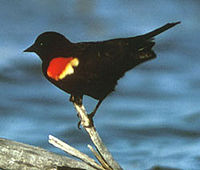
#> input picture bird.jpeg, 200 x 170 px
$ python image2ascii.py
#> lines starting #> are read from the running program, lines starting #| are printed output that depends on the picture
import cv2

print("Type your file name (example: file.jpeg)")
input_path = input()
#> the answer given: bird.jpeg
while ".jpeg" not in input_path:
    print("Input file format must be .jpeg")
    print("ENTER NEW INPUT FILE NAME")
    input_path = input()

img = cv2.imread(input_path)
#> img is the input picture: shape (170, 200, 3); mean B, G, R 133.9, 120.1, 93.2
grayImg = cv2.cvtColor(img, cv2.COLOR_BGR2GRAY)
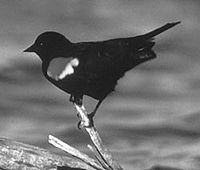
#> grayImg: shape (170, 200); min 5, max 255, mean 113.6
grayImgHeight, grayImgWidth = grayImg.shape
#> grayImgHeight = 170; grayImgWidth = 200

print("Type your output file name (example: file.txt)")
output_path = input()
#> the answer given: out.png

while ".txt" not in output_path:
    print("Output file format must be .txt")
    print("ENTER NEW OUTPUT FILE NAME")
#> (the run stopped early here; a loop or call above may not have finished)
